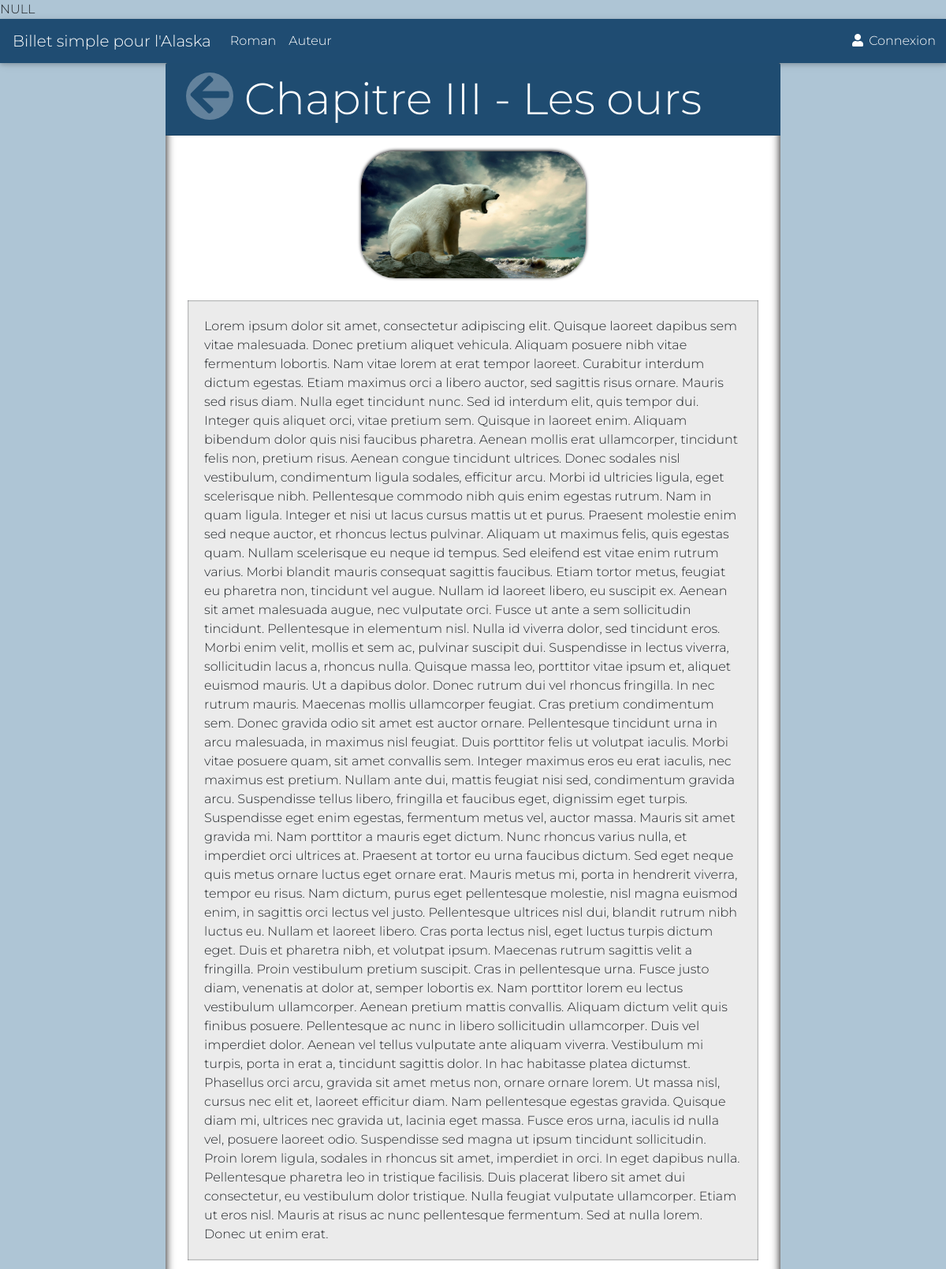
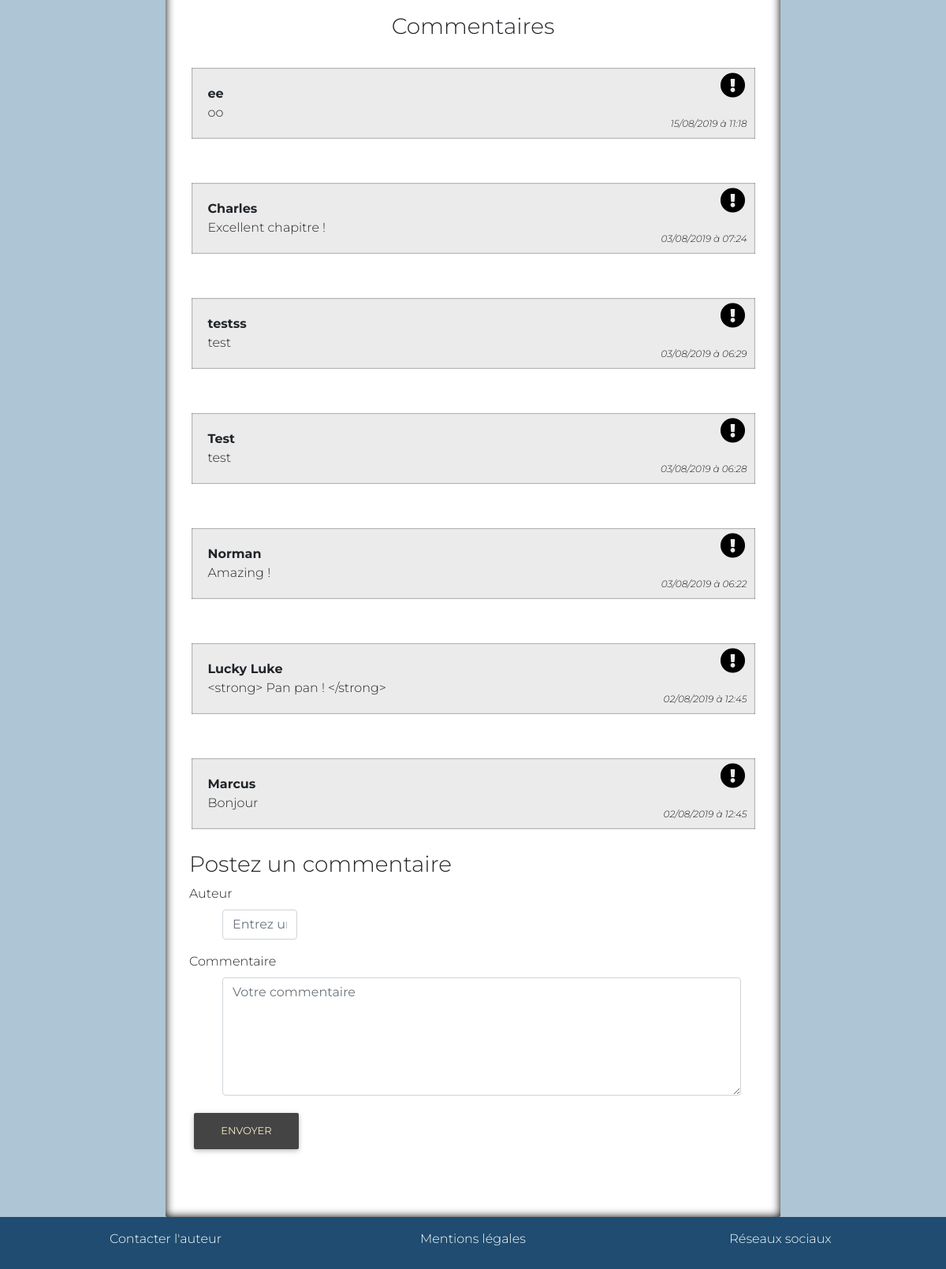
The app's page /index.php?action=post&id=3 with its own data (2 pictures, top to bottom).
### tables this page shows
CREATE TABLE IF NOT EXISTS `billets` (
  `id` int(11) NOT NULL AUTO_INCREMENT,
  `title` varchar(255) NOT NULL,
  `content` text NOT NULL,
  `picture` varchar(255) NOT NULL,
  `description` varchar(255) NOT NULL,
  PRIMARY KEY (`id`)
);

CREATE TABLE IF NOT EXISTS `commentaires` (
  `id` int(11) NOT NULL AUTO_INCREMENT,
  `post_id` int(11) NOT NULL,
  `author` varchar(255) NOT NULL,
  `comment` text NOT NULL,
  `comment_date` datetime NOT NULL,
  `reported` int(11) DEFAULT NULL,
  PRIMARY KEY (`id`),
  KEY `commentaires_ibfk_1` (`post_id`)
);

### model/PostManager.php (called while the page is built, shortened)
<?php
class PostManager extends Manager
{
	public function getPost($postId)
    {
        $db = $this->dbConnect();
        $req = $db->prepare('SELECT id, title, picture, content FROM billets WHERE id = ?');
        $req->execute(array($postId));
        $post = $req->fetch();
        return $post;
    }
}

### model/CommentManager.php (called while the page is built, shortened)
<?php
class CommentManager extends Manager
{
    public function getComments($postId)
    {
        $db = $this->dbConnect();
        $comments = $db->prepare('SELECT id, author, comment, reported, post_id, DATE_FORMAT(comment_date, \'%d/%m/%Y à %H:%i\') AS comment_date_fr FROM commentaires WHERE post_id = ? ORDER BY comment_date DESC');
        $comments->execute(array($postId));
        return $comments;
    }
}

### view/postView.php (the view, shortened to what this page needs)
<div class="container jumbotron jumbotron-fluid col-lg-8 col-md-12 col-sm-12 col-xs-12 d-flex flex-wrap justify-content-center ">
    <h1 class="display-4 card-header col-12 text-center"> <a id="back" href="index.php"><i class="fas fa-arrow-left"></i></a> <?= $post['title'] ?> </h1>
    <img src=" <?= $post['picture'] ?> " alt="Illustration du chapitre" class="pic-container">
    <div class="text-container"> <?= $post['content'] ?> </div>
    <h3 id="title-comments">Commentaires</h3>
    <?php
    while ($comment = $comments->fetch()) {
    ?>
        <p class="text-container col-11">
            <strong><?= htmlspecialchars($comment['author']) ?></strong><br>
            <a href="
            <?php
            if($comment['reported'] == null) {
              echo 'index.php?action=reportComment&amp;id='.$comment["id"].'&amp;p_id= '.  $comment["post_id"] .' ';
            } else {
                echo "#title-comments"; }
            ?>
            " title="Signaler ce commentaire">
            <i class="fas fa-exclamation-circle
            <?php
            if($comment['reported'] != null) {
                echo "text-muted"; }
            ?>
            " data-toggle="tooltip" data-placement="top" title="
            <?php
            if($comment['reported'] != null) {
                echo "Ce commentaire a déjà été signalé et est en cours de traitement par le modérateur";
            } else {
                echo "Signaler ce commentaire"; }
            ?>
            "></i></a>
            <?= htmlspecialchars($comment['comment']) ?>
            <i class="com-date"><?= $comment['comment_date_fr'] ?></i>
        </p>
    <?php
    }
    ?>
    <form class="col-12" action="index.php?action=addComment&amp;id=<?= $post['id'] ?>#title-comments" method="post">
        <h3 class="col-11">Postez un commentaire</h3>
      <div class="form-group col-lg-2">
        <label for="author">Auteur</label>
        <input type="text" class="form-control" name="author" id="author" placeholder="Entrez un nom">
    </div>
    <div class="form-group col-11">
        <label for="comment">Commentaire</label>
        <textarea class="form-control" name="comment" id="comment" rows="3" placeholder="Votre commentaire"></textarea>
    </div>
    <div class="col-11">
        <button type="submit" class="btn btn-primary">Envoyer</button>
    </div>
    </form>
</div>
<?php require('template.php'); ?>

### public/css/style.css (style rules this page uses)
html { scroll-behavior: smooth; }
body { background-color: #aec5d5; font-family: 'Montserrat', sans-serif; }
.card-header { background-color: rgb(31, 76, 113); color: white; }
.jumbotron-fluid { padding-top: 0; box-shadow: inset 0px 0px 12px black; margin-bottom: 0; background-color: white; }
.btn-primary { color: #f2e8c9!important; background-color: #444444!important; border-color: #636363!important; }
.text-container { padding: 21px; background-color: #00000014; margin: 28px; box-shadow: inset 0px 0px 2px; position: relative; }
.pic-container { width: 285px; border-radius: 44px; box-shadow: 0px -1px 4px 0px black; margin-top: 20px; }
a { color: white }
#back { position: absolute; left: 26px; width: 60px; height: 60px; background-color: white; color: #1f4c70; border-radius: 100%; opacity: 0.3; }
.fa-exclamation-circle { position: absolute; right: 12px; top: 6px; font-size: 32px; color: black; }
.com-date { padding: 10px; position: absolute; right: 0; bottom: 0; font-size: 12px; }
#comment { min-height: 150px; }
.form-control { border-bottom: 1px solid #ced4da!important; margin: 0 5px 1px 42px!important; color: black!important; }
strong { font-weight: bold; }

### records on screen
billets: title "Chapitre III - Les ours", picture (picture), content "Lorem ipsum dolor sit amet, consectetur adipiscing elit. Quisque laoreet dapibus sem vitae malesuada. Donec pretium aliquet vehicula. Aliquam posuere nibh vitae fermentum lobortis. Nam vitae lorem at erat tempor laoreet. Curabitur interdum dictum egestas. Etiam maximus orci a libero auctor, sed sagittis risus ornare. Mauris sed risus diam. Nulla eget tincidunt nunc. Sed id interdum elit, quis tempor dui. Integer quis aliquet orci, vitae pretium sem. Quisque in laoreet enim. Aliquam bibendum dolor quis nisi faucibus pharetra. Aenean mollis erat ullamcorper, tincidunt felis non, pretium risus. Aenean congue tincidunt ultrices. Donec sodales nisl vestibulum, condimentum ligula sodales,…"
commentaires: author "ee", comment "oo", comment_date_fr "15/08/2019 à 11:18"
commentaires: author "Charles", comment "Excellent chapitre !", comment_date_fr "03/08/2019 à 07:24"
commentaires: author "testss", comment "test", comment_date_fr "03/08/2019 à 06:29"
commentaires: author "Test", comment "test", comment_date_fr "03/08/2019 à 06:28"
commentaires: author "Norman", comment "Amazing !", comment_date_fr "03/08/2019 à 06:22"
commentaires: author "Lucky Luke", comment "<strong> Pan pan ! </strong>", comment_date_fr "02/08/2019 à 12:45"
commentaires: author "Marcus", comment "Bonjour", comment_date_fr "02/08/2019 à 12:45"
